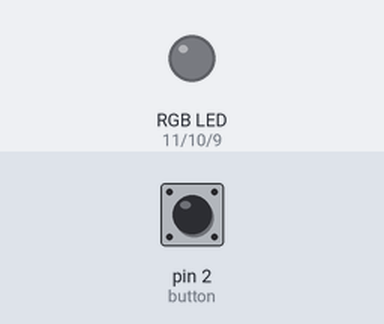
Simulated run of this sketch. Board: Arduino Uno, built with avr-gcc and run on an emulated ATmega328P. On the bench: an RGB LED mixed from three pins (HIGH = lit). Dashed ring = blinking. The test bench sets the inputs (shaded band); at power-on: pin 2 (button) HIGH.

Above: at 1.2 s.
1.3 s: pin 2 (button) pulled LOW for 0.15 s
At 1.45 s:
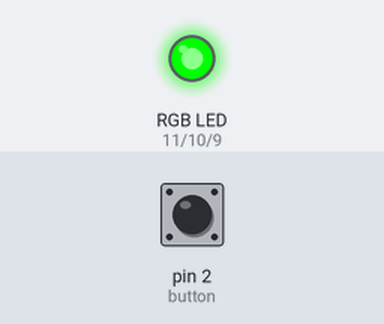
3.1 s: pin 2 (button) pulled LOW for 3.2 s
At 3.35 s:
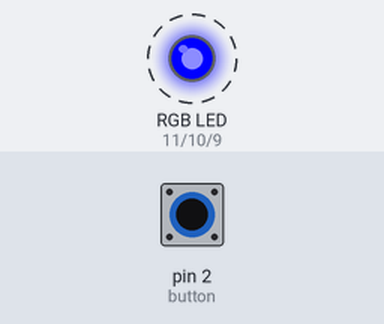
Timing chart, 0 to 7.9 s (numbered marks = the images above; inputs shaded):
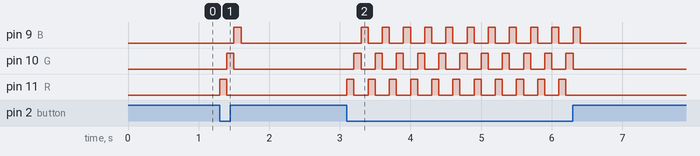

Measured:
- after the input at 1.3 s, pin 9 (B): LOW → HIGH after 0.20 s, → LOW 0.10 s later; pin 10 (G): LOW → HIGH after 0.10 s, → LOW 0.10 s later; pin 11 (R): LOW → HIGH at once, → LOW 0.10 s later
- after the input at 3.1 s, pin 9 (B): alternates HIGH for 0.10 s and LOW for 0.20 s, 22 changes in all, then stays LOW, starting after 0.20 s; pin 10 (G): alternates HIGH for 0.10 s and LOW for 0.20 s, 22 changes in all, then stays LOW, starting after 0.10 s

The sketch:

09.ino
```cpp
#define button 2
#define R 11
#define G 10
#define B 9

int colour;

void setup() {
  // put your setup code here, to run once:

  colour = 0;

  pinMode(R, OUTPUT);
  pinMode(G, OUTPUT);
  pinMode(B, OUTPUT);

  pinMode(button, INPUT_PULLUP);

}

void loop() {
  // put your main code here, to run repeatedly:

  if (digitalRead(button) == LOW) {
    RGB(255, 0, 0);
    delay(100);
    RGB(0, 255, 0);
    delay(100);
    RGB(0, 0, 255);
    delay(100);
  }
  else
  {
    RGB(0, 0, 0);
    }
}

void RGB(int red, int green, int blue) {
  analogWrite(R, red);
  analogWrite(G, green);
  analogWrite(B, blue);
}
```
